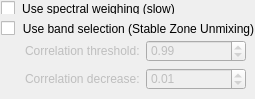
         <widget class="QWidget" name="scrollArea3Contents">
          <property name="geometry">
           <rect>
            <x>0</x>
            <y>0</y>
            <width>251</width>
            <height>92</height>
           </rect>
          </property>
          <layout class="QVBoxLayout" name="verticalLayout_17">
           <property name="leftMargin">
            <number>0</number>
           </property>
           <property name="topMargin">
            <number>0</number>
           </property>
           <property name="rightMargin">
            <number>0</number>
           </property>
           <property name="bottomMargin">
            <number>0</number>
           </property>
           <item>
            <widget class="QGroupBox" name="spectralWeighingCheck">
             <property name="styleSheet">
              <string notr="true">QGroupBox {border: none}</string>
             </property>
             <property name="title">
              <string>Use spectral weighing (slow)</string>
             </property>
             <property name="checkable">
              <bool>true</bool>
             </property>
             <property name="checked">
              <bool>false</bool>
             </property>
            </widget>
           </item>
           <item>
            <widget class="QGroupBox" name="bandSelectionCheck">
             <property name="styleSheet">
              <string notr="true">QGroupBox {border: none}</string>
             </property>
             <property name="title">
              <string>Use band selection (Stable Zone Unmixing)</string>
             </property>
             <property name="checkable">
              <bool>true</bool>
             </property>
             <property name="checked">
              <bool>false</bool>
             </property>
             <layout class="QGridLayout" name="gridLayout_6">
              <property name="leftMargin">
               <number>25</number>
              </property>
              <property name="topMargin">
               <number>20</number>
              </property>
              <item row="2" column="1">
               <widget class="QDoubleSpinBox" name="correlationDecrease">
                <property name="maximum">
                 <double>1.000000000000000</double>
                </property>
                <property name="singleStep">
                 <double>0.010000000000000</double>
                </property>
                <property name="value">
                 <double>0.010000000000000</double>
                </property>
               </widget>
              </item>
              <item row="2" column="0">
               <widget class="QLabel" name="label_2">
                <property name="text">
                 <string>Correlation decrease:</string>
                </property>
               </widget>
              </item>
              <item row="1" column="0">
               <widget class="QLabel" name="label">
                <property name="text">
                 <string>Correlation threshold:</string>
                </property>
               </widget>
              </item>
              <item row="1" column="1">
               <widget class="QDoubleSpinBox" name="correlationThreshold">
                <property name="minimumSize">
                 <size>
                  <width>100</width>
                  <height>0</height>
                 </size>
                </property>
                <property name="maximum">
                 <double>1.000000000000000</double>
                </property>
                <property name="singleStep">
                 <double>0.010000000000000</double>
                </property>
                <property name="value">
                 <double>0.990000000000000</double>
                </property>
               </widget>
              </item>
              <item row="1" column="2">
               <spacer name="horizontalSpacer_3">
                <property name="orientation">
                 <enum>Qt::Horizontal</enum>
                </property>
                <property name="sizeHint" stdset="0">
                 <size>
                  <width>40</width>
                  <height>20</height>
                 </size>
                </property>
               </spacer>
              </item>
             </layout>
            </widget>
           </item>
          </layout>
         </widget>
